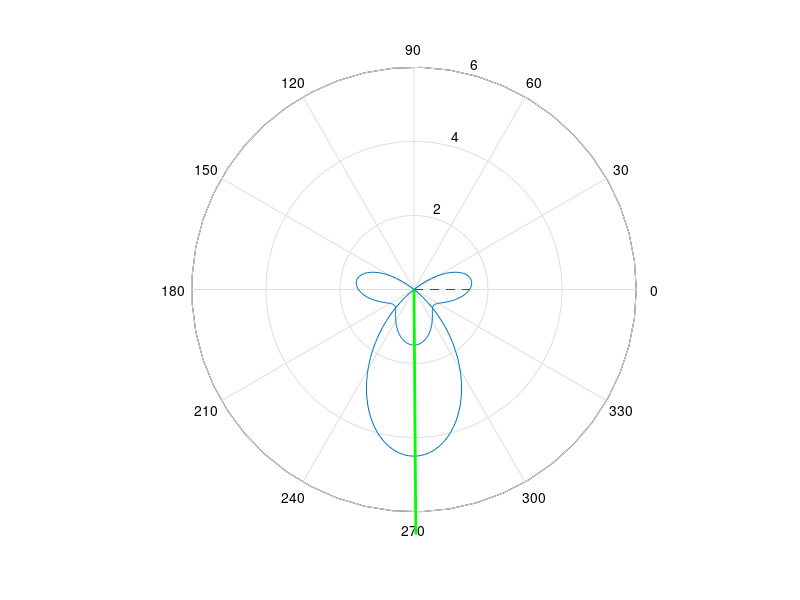

MATLAB code for this plot:

clear all;
close all;


Ts=0.05;
t=0:Ts:10;
T=10;
k=1;
theta = 2*pi*t*k/T;
y = 2.*sin(2*pi*t/T) + 1.5.*cos(2*2*pi*t/T) - sin(3*2*pi*t/T);%10.*exp(-0.5.*t).*sin(theta*4);

result = 0;

for i=1:length(t)
    polar(-theta, y);
    result = result + y(i).*cos(-theta(i)) + 1j*y(i).*sin(-theta(i));

    line([0 y(i).*cos(-theta(i))], [0 y(i).*sin(-theta(i))], 'LineStyle','--', 'Color','r');
    line([0 real(result)], [0 imag(result)], 'Color', 'g', 'LineWidth', 2);
    pause(0.01);
end;
